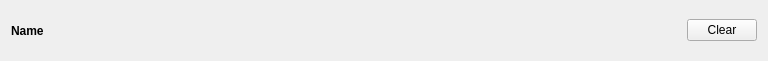
<?xml version="1.0" encoding="UTF-8"?>
<ui version="4.0">
 <class>StampedeEventForm</class>
 <widget class="QWidget" name="StampedeEventForm">
  <property name="geometry">
   <rect>
    <x>0</x>
    <y>0</y>
    <width>768</width>
    <height>61</height>
   </rect>
  </property>
  <property name="windowTitle">
   <string>Form</string>
  </property>
  <layout class="QHBoxLayout" name="horizontalLayout">
   <item>
    <widget class="QLabel" name="nameLabelPtr">
     <property name="sizePolicy">
      <sizepolicy hsizetype="Fixed" vsizetype="Preferred">
       <horstretch>0</horstretch>
       <verstretch>0</verstretch>
      </sizepolicy>
     </property>
     <property name="minimumSize">
      <size>
       <width>60</width>
       <height>0</height>
      </size>
     </property>
     <property name="maximumSize">
      <size>
       <width>60</width>
       <height>16777215</height>
      </size>
     </property>
     <property name="font">
      <font>
       <weight>75</weight>
       <bold>true</bold>
      </font>
     </property>
     <property name="text">
      <string>Name</string>
     </property>
    </widget>
   </item>
   <item>
    <widget class="QWidget" name="timelineWidgetPtr" native="true"/>
   </item>
   <item>
    <widget class="QPushButton" name="clearPushButtonPtr">
     <property name="sizePolicy">
      <sizepolicy hsizetype="Fixed" vsizetype="Fixed">
       <horstretch>0</horstretch>
       <verstretch>0</verstretch>
      </sizepolicy>
     </property>
     <property name="minimumSize">
      <size>
       <width>70</width>
       <height>0</height>
      </size>
     </property>
     <property name="maximumSize">
      <size>
       <width>70</width>
       <height>16777215</height>
      </size>
     </property>
     <property name="text">
      <string>Clear</string>
     </property>
    </widget>
   </item>
  </layout>
 </widget>
 <resources/>
 <connections/>
</ui>
